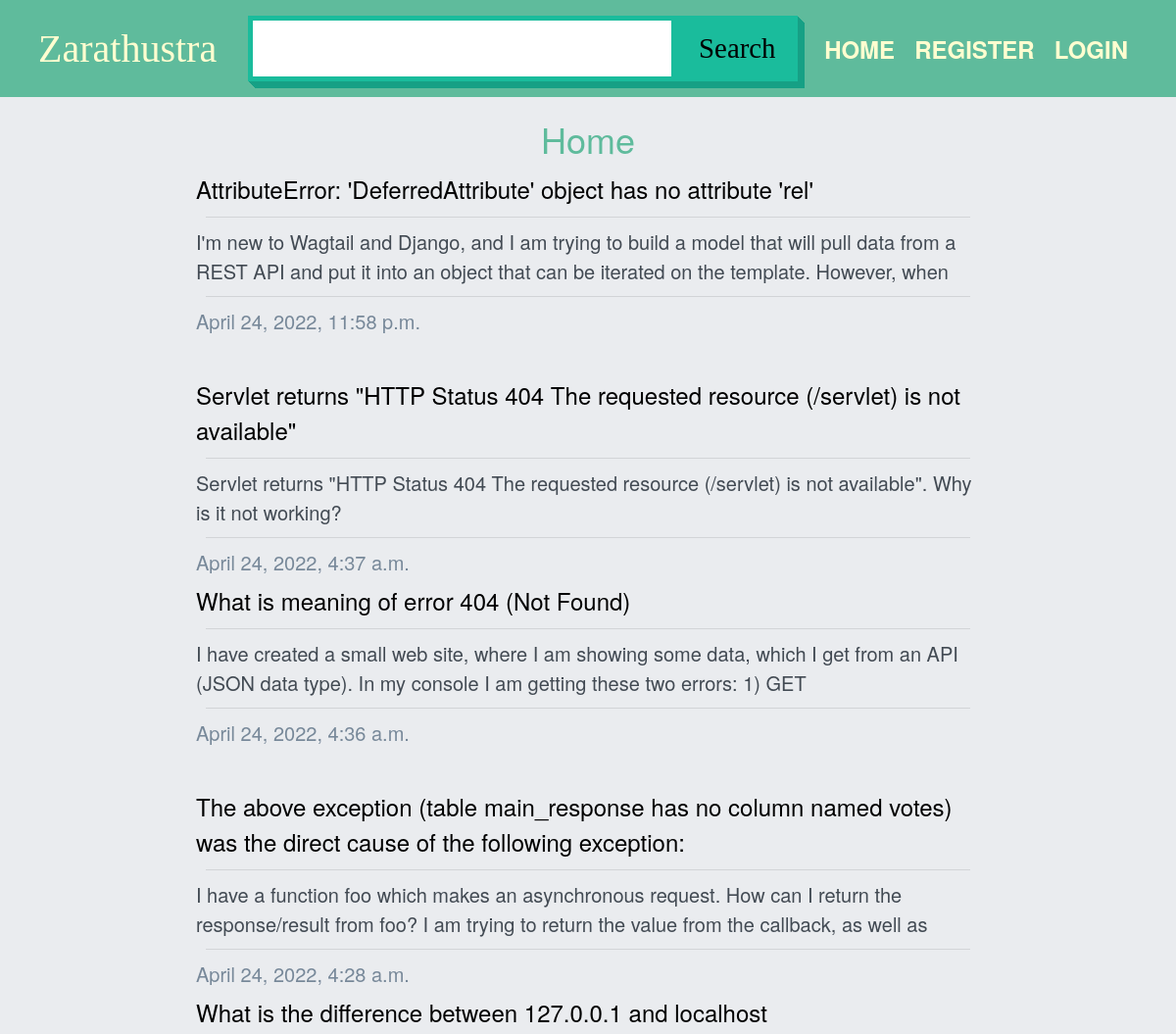
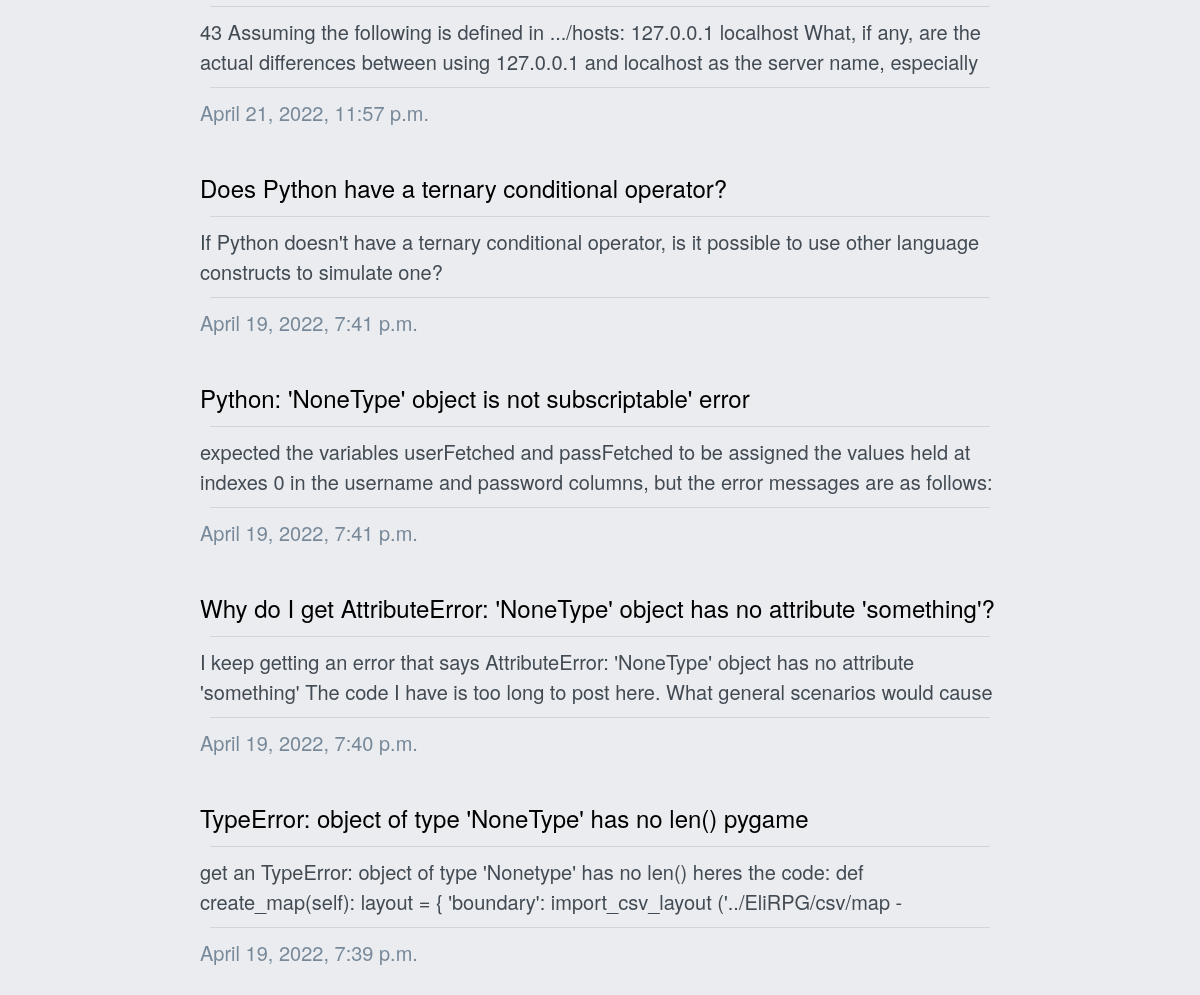
Before: / with the older database file (2 pictures, top to bottom).
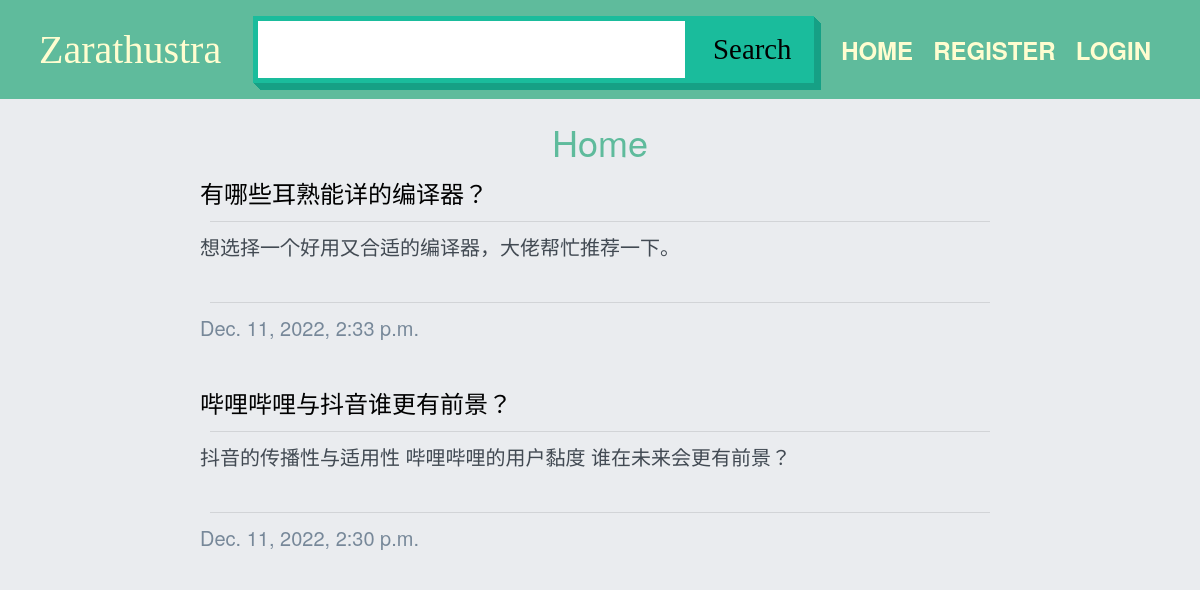
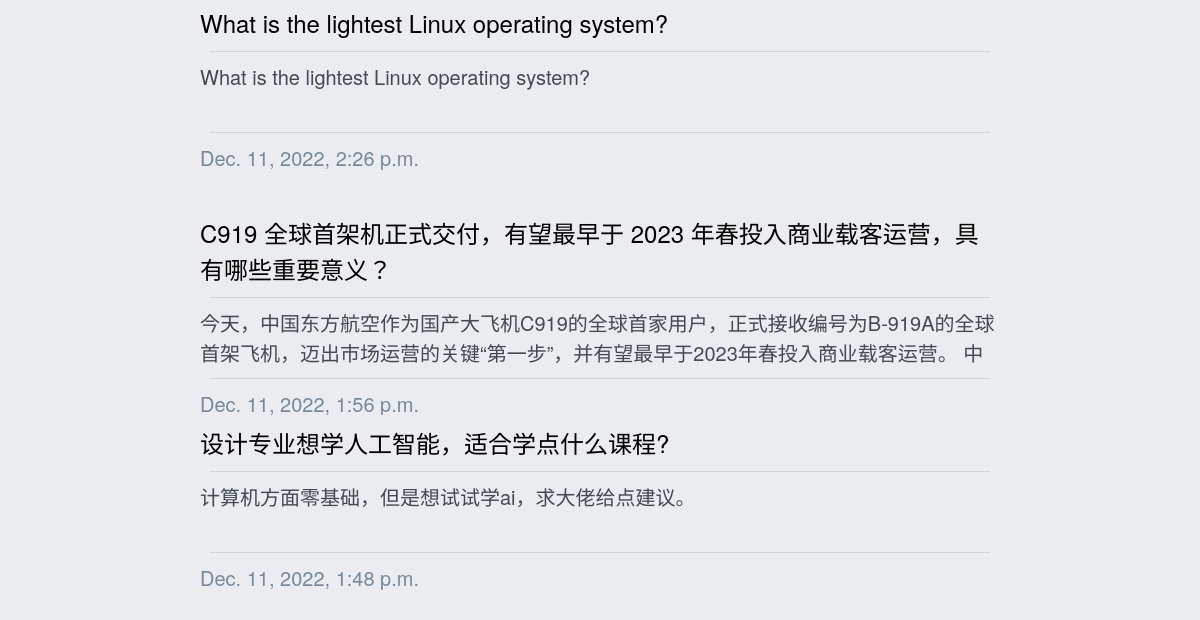
After: the same page with the newer database file (2 pictures, top to bottom).
### main/models.py (models this page shows, shortened)
class Question(models.Model):
    author = models.ForeignKey(User, null=False, on_delete=models.CASCADE)
    title = models.CharField(max_length=200, null=False)
    body = models.TextField(null=False)
    created_at = models.DateTimeField(auto_now_add=True)
    updated_at = models.DateTimeField(auto_now=True)

### main/views.py (the view)
# urls.py: path('',views.homePage,name='index'),
def homePage(request):
    questions=Question.objects.all().order_by('-created_at')
    context={
        'questions':questions
    }
    return render(request,'homepage.html',context)

### main/templates/homepage.html (shortened to what this page needs)
{% extends 'layout/page.html' %}
{% block content %}
<div class="question-title text-center">
    <h4> Home</h4>
</div>
{% for question in questions %}
<div class="card-container" ">
      <div class="box">
      <a class="qtext" href="{% url 'question' question.id %}">
          {{question.title}}</a>
         <hr style="margin: 10px;">
          <div class="body-ellipse" style="font-size: smaller; color:rgb(66, 74, 83)">{{question.body}}</div>
          <hr style="margin: 10px;">
          <div style="font-size: smaller; color:lightslategrey">{{question.created_at}}</div>
    </div>
</div>
{% endfor %}
{% endblock %}

### main/templates/layout/page.html (shortened to what this page needs)
{% load static %}
<!DOCTYPE html>
<html>
  <head>
    <link
      rel="stylesheet"
      href="https://cdn.jsdelivr.net/npm/bootstrap@4.0.0/dist/css/bootstrap.min.css"
    />
<link rel="stylesheet" href="https://fonts.sandbox.google.com/css2?family=Material+Symbols+Outlined:opsz,wght,FILL,GRAD@48,400,0,0" />    <title>QES</title>
    <link
      rel="stylesheet"
      type="text/css"
      href="{% static 'main/css/styles.css' %}?{% now 'U' %}"
    />
  </head>
  <body>
    {% include 'navbar.html' %}
    <div class="container-fluid content" >
        {% block content %}
    {% endblock %}
    </div>
  </body>
</html>

### main/templates/navbar.html (shortened to what this page needs)
{% load static %}
<nav class="navbar navbar-expand-sm fixed-top">
  <div class="container-fluid">
    <div class="navbar-header">
      <a class="navbar-brand" href="#">
        <span class="logo">Zarathustra</span></a>
    </div>
          <div class="field" id="searchform">
            <input type="text" value="" id="searchterm" >
            <button type="button" id="search">Search</button>
        </div>
    <ul class="nav navbar-nav">
      <li class=" nav-item">
        <a href="{% url 'index' %}" >Home</a>
      </li>
      {% if user.is_authenticated %}   <!--如果
      已经认证-->
      <li class=" nav-item"><a href="{% url 'new-question' %}">New Question</a>
  </li>
  <li class=" nav-item"><a href="{% url 'logout' %}">Exit</a>
    </li>
    {% else %}
    <li class=" nav-item"><a href="{% url 'register' %}">Register</a></li>
    <li class=" nav-item"><a href="{% url 'login' %}">Login</a></li>
      {% endif %}
    </ul>
  </div>
</nav>

### main/static/main/css/styles.css (style rules this page uses)
* { box-sizing: border-box; font-size: 3vh; font-family: 'Helvetica Neue', Helvetica, Arial, sans-serif; }
body { background-color: #eaecef; }
.navbar { background-color: #5FBB9C; }
.logo { font-family: "华文行楷"; color: #Fffdd0; font-size: 5vh; }
.body-ellipse { text-overflow: ellipsis; margin:4px 0; line-height: 1.5em; height: 3em; overflow: hidden; }
.content { padding:7vh 2vw; margin-top: 8vh; }
.nav-item a { border: 0; background: none; text-transform: uppercase; color: #Fffdd0; font-weight: bold; position: relative; outline: none; padding: 5px 10px; box-sizing: border-box; }
.nav-item a:before, .nav-item a:after { box-sizing: inherit; position: absolute; content: ''; border: 2px solid transparent; width: 0; height: 0; }
.nav-item a:after { bottom: 0; right: 0; }
.nav-item a:before { top: 0; left: 0; }
.box { overflow: hidden; position: relative; width: 800px; height: 200px; border: 2px solid ＃98FB98; background-color:＃98FB98; margin: 10px auto; transition: all .2s; }
.qtext { color:black; }
.question-title { margin: 0 7vw; font-size:40px; color:#5FBB9C; }
input[type="text"] { font: 15px/24px "微软雅黑", Arial, sans-serif; color: #333; width: 100%; box-sizing: border-box; letter-spacing: 1px; }
input { transition: all .2s ease; }

### main/templates/navbar.html (style rules this page uses)
.field { display:flex; position:realtive; width:50%; height:50%; flex-direction:row; box-shadow: 1px 1px 0 rgb(22, 160, 133), 2px 2px 0 rgb(22, 160, 133), 3px 3px 0 rgb(22, 160, 133), 4px 4px 0 rgb(22, 160, 133), 5px 5px 0 rgb(22, 160, 133), 6px 6px 0 rgb(22, 160, 133), 7px 7px 0 rgb(22, 160, 133); }
.field>input[type=text], .field>button { display:block; font:1.2em 'Montserrat Alternates'; }
.field>input[type=text] { flex:1; border:0.2em solid rgb(26, 188, 156); }
.field>button { padding:0.6em 0.8em; background-color:rgb(26, 188, 156); color:while; border:none; }

Changed rows visible on the page:
removed Question: title "AttributeError: 'DeferredAttribute' object has no attribute 'rel'", body "I'm new to Wagtail and Django, and I am trying to build a model that will pull data from a REST API and put it into an object that can be iterated on the template. However, when…", created_at "April 24, 2022, 11:58 p.m."
removed Question: title "Servlet returns \"HTTP Status 404 The requested resource (/servlet) is not available\"", body "Servlet returns \"HTTP Status 404 The requested resource (/servlet) is not available\". Why is it not working?", created_at "April 24, 2022, 4:37 a.m."
removed Question: title "What is meaning of error 404 (Not Found)", body "I have created a small web site, where I am showing some data, which I get from an API (JSON data type). In my console I am getting these two errors: 1) GET…", created_at "April 24, 2022, 4:36 a.m."
removed Question: title "The above exception (table main_response has no column named votes) was the direct cause of the following exception:", body "I have a function foo which makes an asynchronous request. How can I return the response/result from foo? I am trying to return the value from the callback, as well as…", created_at "April 24, 2022, 4:28 a.m."
removed Question: title "What is the difference between 127.0.0.1 and localhost", body "43 Assuming the following is defined in .../hosts: 127.0.0.1 localhost What, if any, are the actual differences between using 127.0.0.1 and localhost as the server name, especially…", created_at "April 21, 2022, 11:57 p.m."
removed Question: title "Does Python have a ternary conditional operator?", body "If Python doesn't have a ternary conditional operator, is it possible to use other language constructs to simulate one?", created_at "April 19, 2022, 7:41 p.m."
removed Question: title "Python: 'NoneType' object is not subscriptable' error", body "expected the variables userFetched and passFetched to be assigned the values held at indexes 0 in the username and password columns, but the error messages are as follows:…", created_at "April 19, 2022, 7:41 p.m."
removed Question: title "Why do I get AttributeError: 'NoneType' object has no attribute 'something'?", body "I keep getting an error that says AttributeError: 'NoneType' object has no attribute 'something' The code I have is too long to post here. What general scenarios would cause…", created_at "April 19, 2022, 7:40 p.m."
removed Question: title "TypeError: object of type 'NoneType' has no len() pygame", body "get an TypeError: object of type 'Nonetype' has no len() heres the code: def create_map(self): layout = { 'boundary': import_csv_layout ('../EliRPG/csv/map -…", created_at "April 19, 2022, 7:39 p.m."
added Question: title "有哪些耳熟能详的编译器？", body "想选择一个好用又合适的编译器，大佬帮忙推荐一下。", created_at "Dec. 11, 2022, 2:33 p.m."
added Question: title "哔哩哔哩与抖音谁更有前景？", body "抖音的传播性与适用性 哔哩哔哩的用户黏度 谁在未来会更有前景？", created_at "Dec. 11, 2022, 2:30 p.m."
added Question: title "What is the lightest Linux operating system?", body "What is the lightest Linux operating system?", created_at "Dec. 11, 2022, 2:26 p.m."
added Question: title "C919 全球首架机正式交付，有望最早于 2023 年春投入商业载客运营，具有哪些重要意义？", body "今天，中国东方航空作为国产大飞机C919的全球首家用户，正式接收编号为B-919A的全球首架飞机，迈出市场运营的关键“第一步”，并有望最早于2023年春投入商业载客运营。…", created_at "Dec. 11, 2022, 1:56 p.m."
added Question: title "设计专业想学人工智能，适合学点什么课程?", body "计算机方面零基础，但是想试试学ai，求大佬给点建议。", created_at "Dec. 11, 2022, 1:48 p.m."
